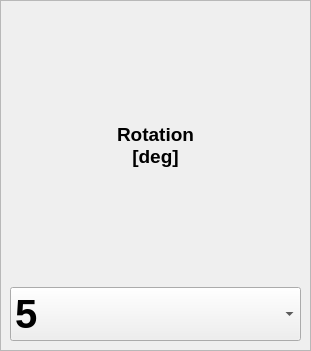
     <widget class="QFrame" name="frame">
      <property name="geometry">
       <rect>
        <x>560</x>
        <y>390</y>
        <width>311</width>
        <height>351</height>
       </rect>
      </property>
      <property name="frameShape">
       <enum>QFrame::StyledPanel</enum>
      </property>
      <property name="frameShadow">
       <enum>QFrame::Raised</enum>
      </property>
      <widget class="QWidget" name="verticalLayoutWidget_2">
       <property name="geometry">
        <rect>
         <x>10</x>
         <y>10</y>
         <width>291</width>
         <height>331</height>
        </rect>
       </property>
       <layout class="QVBoxLayout" name="verticalLayout_2">
        <item>
         <widget class="QLabel" name="label_5">
          <property name="font">
           <font>
            <pointsize>14</pointsize>
            <weight>75</weight>
            <bold>true</bold>
           </font>
          </property>
          <property name="text">
           <string>Rotation
[deg]</string>
          </property>
          <property name="alignment">
           <set>Qt::AlignCenter</set>
          </property>
         </widget>
        </item>
        <item>
         <widget class="QComboBox" name="comboBox_js_base_step_unit">
          <property name="font">
           <font>
            <pointsize>30</pointsize>
            <weight>75</weight>
            <bold>true</bold>
           </font>
          </property>
          <property name="styleSheet">
           <string notr="true"/>
          </property>
          <property name="currentIndex">
           <number>3</number>
          </property>
          <item>
           <property name="text">
            <string>0.1</string>
           </property>
          </item>
          <item>
           <property name="text">
            <string>0.5</string>
           </property>
          </item>
          <item>
           <property name="text">
            <string>1</string>
           </property>
          </item>
          <item>
           <property name="text">
            <string>5</string>
           </property>
          </item>
          <item>
           <property name="text">
            <string>15</string>
           </property>
          </item>
          <item>
           <property name="text">
            <string>30</string>
           </property>
          </item>
          <item>
           <property name="text">
            <string>45</string>
           </property>
          </item>
          <item>
           <property name="text">
            <string>90</string>
           </property>
          </item>
         </widget>
        </item>
       </layout>
      </widget>
     </widget>
